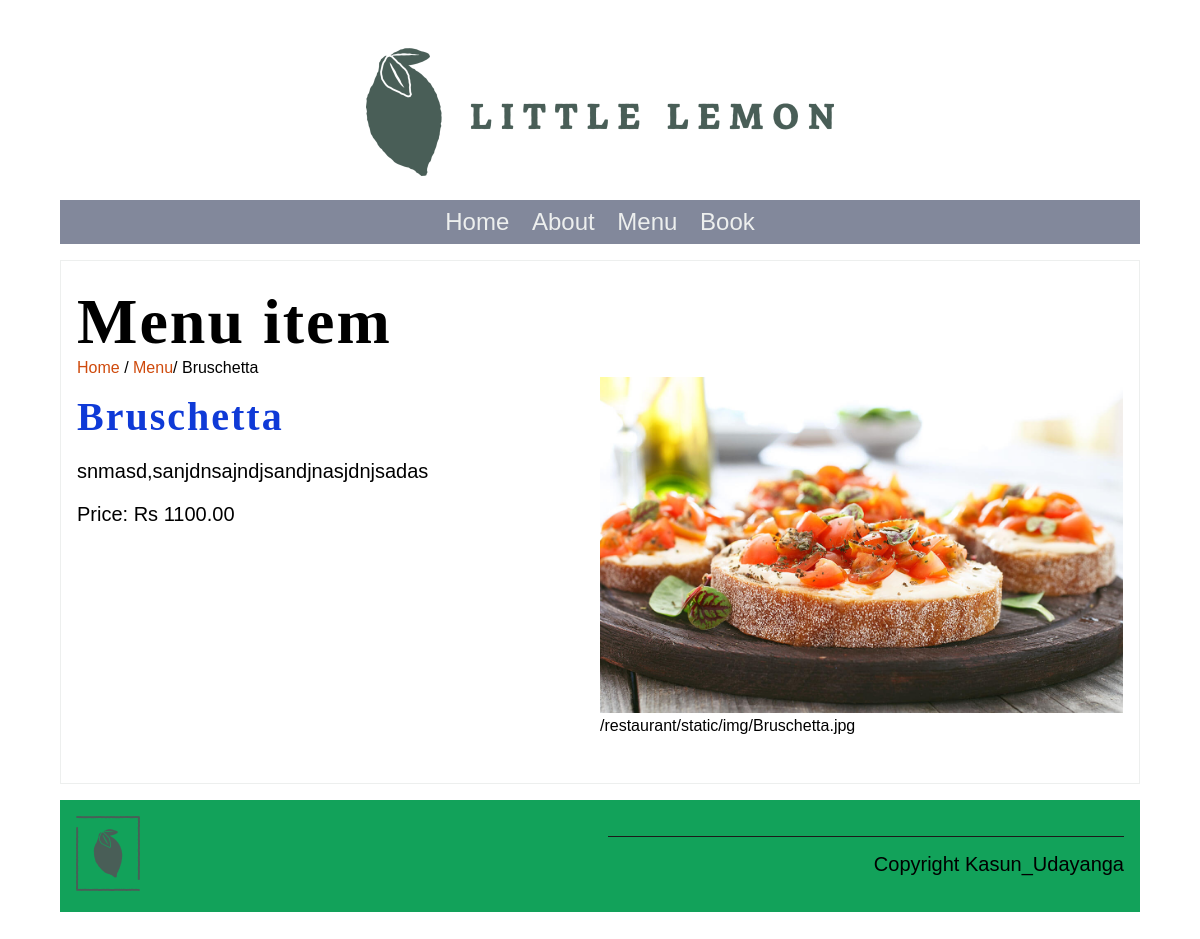
The app's page /menu_item/3/ with its own data.
### restaurant/models.py (models this page shows, shortened)
class Menu(models.Model):
   name = models.CharField(max_length=200)
   price = models.IntegerField(null=False)
   menu_item_description = models.TextField(max_length=400, default='')

### restaurant/views.py (the view)
# urls.py: path('menu_item/<int:pk>/', views.display_menu_item, name="menu_item"),
def display_menu_item(request, pk=None):
    if pk:
        menu_item = Menu.objects.get(pk=pk)
    else:
        menu_item = ""
    return render(request, 'menu_item.html', {"menu_item": menu_item})

### restaurant/templates/menu_item.html
{% extends 'base.html' %}
{% load static %}
{% block content %}
<section>
    <article>
        <h1>Menu item</h1>
        <span>
            <a href="{% url 'home' %}">Home</a> /
            <a href="{% url 'menu' %}">Menu</a>/
            {{menu_item.name}}
        </span>
        <div class="row">
            <div class="column">
                <h2>
                    {{ menu_item.name }}
                </h2>
                <p>
                    {{ menu_item.menu_item_description }}
                </p>
                <p>
                    Price: Rs {{ menu_item.price }}.00
                </p>
            </div>
            <div class="column">
                <img src="/restaurant/static/img/menu_items/{{menu_item.name}}.jpg" alt="{{ menu_item.name}}" />
                /restaurant/static/img/{{menu_item.name}}.jpg
            </div>
        </div>
    </article>
</section>
{% endblock %}

### restaurant/static/css/style.css (style rules this page uses)
body { font-family: 'Karla', sans-serif; margin-top: 3rem; margin-bottom: 3rem; margin-left: 5%; margin-right: 5%; }
h1, h2, h3, h4, h5, h6 { font-family: 'Markazi Text', serif; letter-spacing: 2px; }
h1 { font-size: 4rem; margin-top: 1.5rem; margin-bottom: 0; }
h2 { font-size: 2.5rem; color: hsl(227, 87%, 45%); margin:1rem 0; }
p, ul { font-size: 1.25rem; }
a { color: #cf4a0c; text-decoration: none; }
section { display: flex; gap: 2rem 1rem; margin-top: 1rem; margin-bottom: 1rem; flex-direction: row; }
article { flex:1; }
article img { max-width: 100%; }
main article { border: 1px solid #EDEFEE; padding-left: 1rem; padding-right: 1rem; }
.row { display: flex; flex-direction: row; width: 100%; padding-bottom: 1rem; }
.column { flex-basis: 50%; margin-bottom: 1rem; padding-bottom: 1rem; }

### records on screen
Menu: name "Bruschetta", menu_item_description "snmasd,sanjdnsajndjsandjnasjdnjsadas", price "1100", name (picture)
